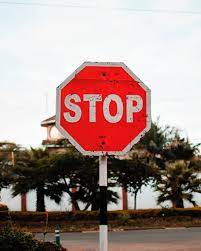
#> input picture Projeto_CG/stop1.jpg, 201 x 251 px
$ jupyter execute CODIGO_PROJETO_CG.ipynb
#> lines starting #> are read from the running program, lines starting #| are printed output that depends on the picture
[cell 1]
import cv2
from matplotlib import pyplot as plt
from PIL import Image
import numpy as np

img = Image.open("stop1.jpg")
#> img is the input picture: PIL image 201x251 RGB; mean R, G, B 167.5, 143.9, 139.2

img_np = np.array(img)

(l, c, p) = img_np.shape
#> l = 251; c = 201; p = 3


img_gray = np.zeros(shape=(l, c), dtype=np.uint8)
for i in range(l):
    for j in range(c):
        r = float(img_np[i, j, 0])
        g = float(img_np[i, j, 1])
        b = float(img_np[i, j, 2])

        img_gray[i, j] = (r + g + b) / 3
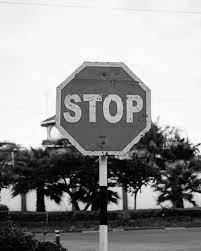
#> img_gray: shape (251, 201); min 0, max 255, mean 149.9


stop_data = cv2.CascadeClassifier('stop_data.xml')

found = stop_data.detectMultiScale(img_gray, minSize = (20,20))

amount_found = len(found)

if amount_found != 0:
    for(x, y, width, height) in found:
        cv2.rectangle(img_np, (x,y), (x + height, y + width), (0, 255, 0), 10)

plt.subplot(1,1,1)
plt.imshow(img_np)
plt.show()


$ run again, with Projeto_CG/image.jpg copied over Projeto_CG/stop1.jpg
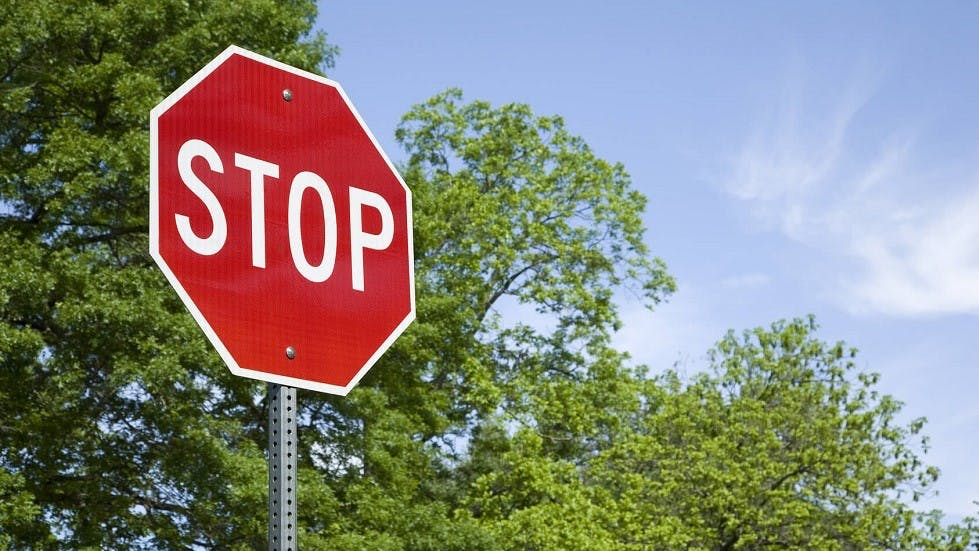
#> input picture Projeto_CG/image.jpg, 979 x 551 px
#> img is the input picture: PIL image 979x551 RGB; mean R, G, B 133.1, 133.3, 123.1
#> after the loop `for i in range(l):`:
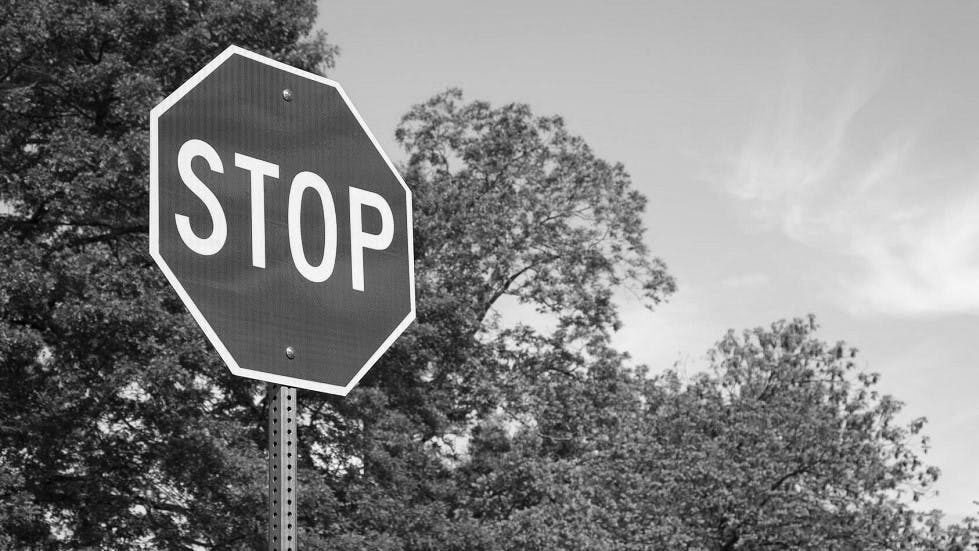
#> img_gray: shape (551, 979); min 0, max 255, mean 129.5
